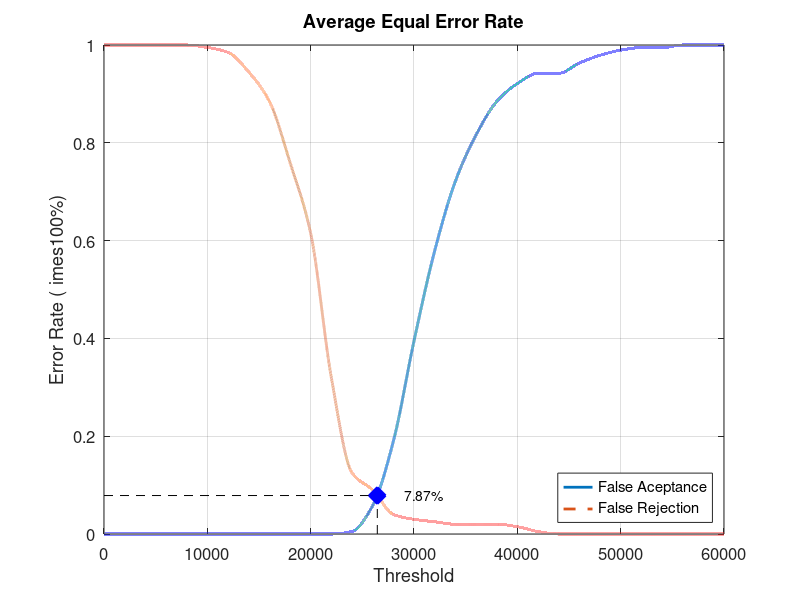
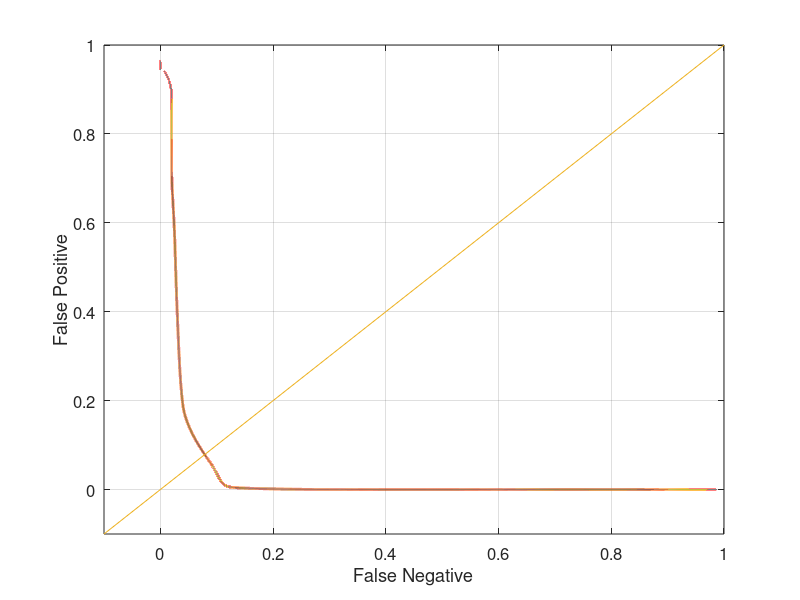

These charts were generated, in order, by the following MATLAB code:
close all;
clear;
clc;
x = 0:2000:60000;
xq = 0:0.5:60000;

y0 = [0 0 0 0 0 0 0 0 0 0 0 0 0.00526316 0.0578947 0.189474 0.394737 0.578947 0.721053 0.815789 0.884211 0.921053 0.942105 0.942105 0.963158 0.978947 0.989474 0.994737 0.994737 1 1 1]
yy0 = interp1(x, y0, xq, 'pchip');
y1 = [1 1 1 1 1 0.995 0.985 0.945 0.885 0.76 0.615 0.32 0.125 0.09 0.04 0.03 0.025 0.02 0.02 0.02 0.015 0.005 0 0 0 0 0 0 0 0 0]
yy1 = interp1(x, y1, xq, 'pchip');

% Calculating EER: 
y2 = abs(y0 - y1);
find(y2 == min(y2))
yy2 = abs(yy0 - yy1);
xEER = find(yy2 == min(yy2));
xEERIndex = xq(xEER) % X-axis EER
yEER = yy0(xEER) % Y-axis EER

main = figure
plot(xq, yy0,'-','LineWidth', 2);	hold on
plot(xq, yy1,'--','LineWidth', 2);	hold on
plot([xEERIndex xEERIndex], [0 yEER], 'k--');	hold on
plot([0 xEERIndex], [yEER yEER], 'k--');	hold on
plot(xEERIndex, yEER, 'bx', 'LineWidth', 10);	hold on
text(xEERIndex + 10 * xEERIndex / 100, yEER, [num2str(round((10000 * yEER)) / 100) '%'])
legend('False Aceptance', 'False Rejection', 'Location', 'SouthEast')
xlabel('Threshold')
ylabel('Error Rate (	imes100%)')
title('Average Equal Error Rate')
set(gca, 'FontSize', 12)
axis([0 60000 0 1])
grid on

print(main, 'Database1_3Main', '-dpng');
FNRxFPR = figure('Color', [1 1 1]);
plot(yy1, yy0, '-', yy1, yy0, 'LineWidth', 2);
hold on
y = -0.1:0.1:1
plot(y, y); 
set(gca, 'FontSize', 12)
xlabel('False Negative')
ylabel('False Positive')
axis([-0.1 1 -0.1 1])
set(gca, 'FontSize', 12)
grid on

print(FNRxFPR, 'Database1_3FNRxFPR','-dpng');
